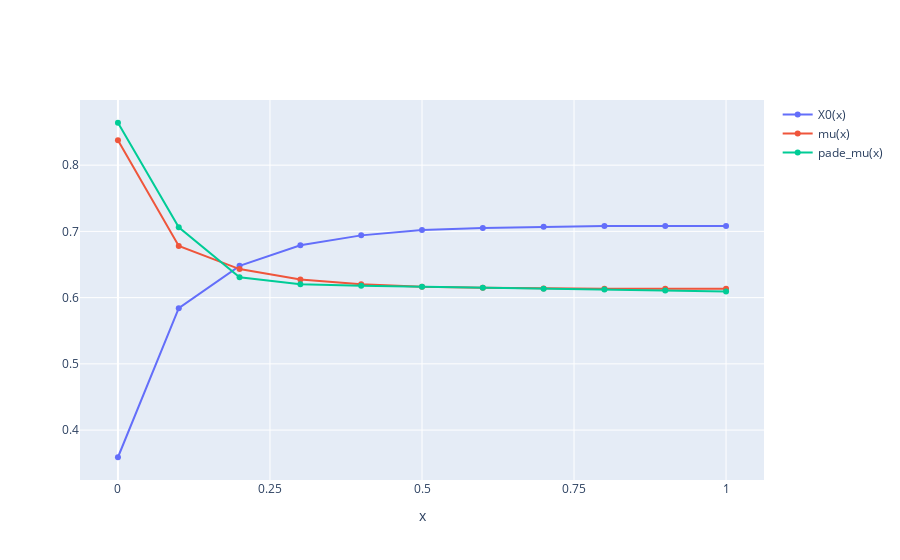

Source (notebook cell):
### Code cell
yy=[.359,.584,.648,.679,.694,.702,.705,.707,.708,.708,.708]
xx=np.linspace(0,1,len(yy))
d={}
for i in range(len(xx)):
    d[xx[i]]=yy[i]
def mu1(x):
    return 1/(5/4*d[x]+3/4-Z/4)
# Pade 
def pade_mu(x):
    a0=0.0149173
    a1=-0.0868327
    a2=0.730856
    a3=1.7342
    b0=0.0172646
    b1=-0.0893741
    b2=1.0339
    b3=2.96529
    return(a0+a1*x+a2*x**2+a3*x**3)/(b0+b1*x+b2*x**2+b3*x**3)



fig=go.Figure()
fig.add_trace(go.Scatter(
    x=xx,
    y=yy,
    name="X0(x)"
    ))
fig.add_trace(go.Scatter(
    x=xx,
    y=[1/(5/4*d[x]+3/4-Z/4) for x in xx],
    name="mu(x)"
    ))
fig.add_trace(go.Scatter(
    x=xx,
    y=pade_mu(xx),
    name="pade_mu(x)"
    ))
fig.update_layout(
        showlegend=True,
         xaxis=dict(
            tickmode = 'array',
            tickvals = np.linspace(0, 1, 5),
            ticktext = ['0', "0.25", '0.5', '0.75', '1'],
        ),
        xaxis_title="x",   
)
fig

### Figure 1 — Plotly figure (JSON) as saved in the notebook; plotly's stock layout.template omitted (floating-point values rounded to 4 significant figures)
{"data": [{"name": "X0(x)", "type": "scatter", "x": [0, 0.1, 0.2, 0.3, 0.4, 0.5, 0.6, 0.7, 0.8, 0.9, 1], "y": [0.359, 0.584, 0.648, 0.679, 0.694, 0.702, 0.705, 0.707, 0.708, 0.708, 0.708]}, {"name": "mu(x)", "type": "scatter", "x": [0, 0.1, 0.2, 0.3, 0.4, 0.5, 0.6, 0.7, 0.8, 0.9, 1], "y": [0.8377, 0.678, 0.6431, 0.6275, 0.6202, 0.6163, 0.6149, 0.614, 0.6135, 0.6135, 0.6135]}, {"name": "pade_mu(x)", "type": "scatter", "x": [0, 0.1, 0.2, 0.3, 0.4, 0.5, 0.6, 0.7, 0.8, 0.9, 1], "y": [0.864, 0.7062, 0.6307, 0.6203, 0.6181, 0.6166, 0.6151, 0.6136, 0.6121, 0.6107, 0.6094]}], "layout": {"showlegend": true, "xaxis": {"tickmode": "array", "ticktext": ["0", "0.25", "0.5", "0.75", "1"], "tickvals": [0, 0.25, 0.5, 0.75, 1], "title": {"text": "x"}}}}
